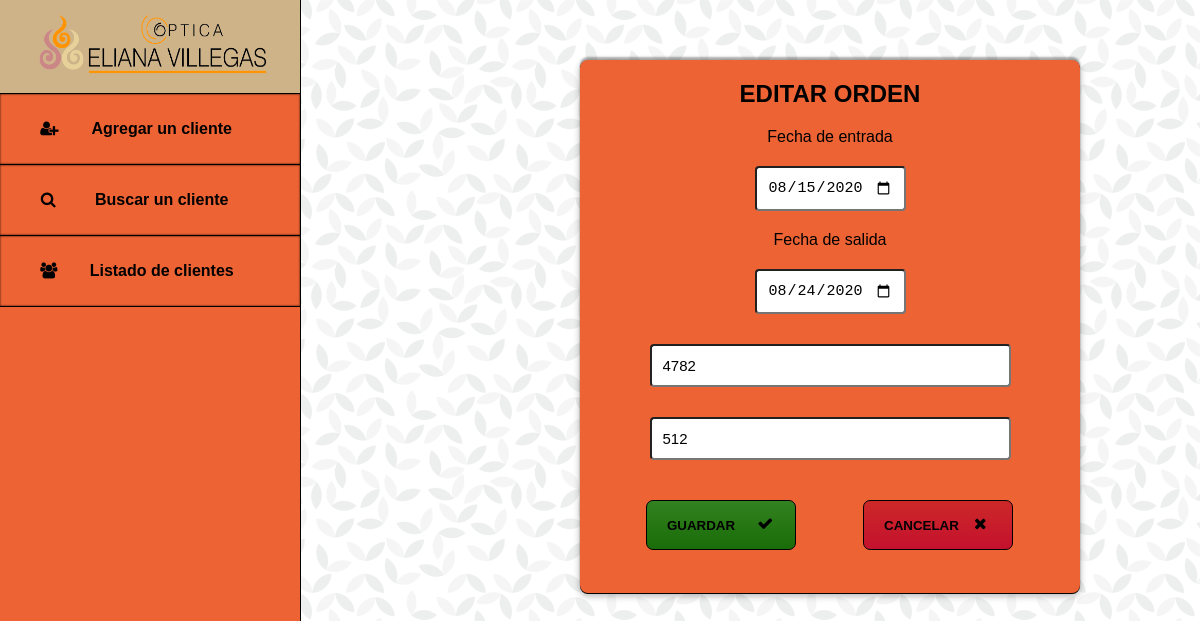
/editar-orden.php?id=4, run on the app's committed database.
### tables this page shows
CREATE TABLE `ordenes_trabajo` (
  `id` int(11) NOT NULL,
  `seña` float DEFAULT NULL,
  `montoTotal` float DEFAULT NULL,
  `fechaEntrada` date DEFAULT NULL,
  `fechaSalida` date DEFAULT NULL,
  `id_cliente` int(11) NOT NULL,
  `borrado` int(11) NOT NULL
);

### controladores/helpers.php (called while the page is built, shortened)
<?php
function encontrarOrdenEditar($db, $id){
    $query = $db->prepare("SELECT * FROM ordenes_trabajo WHERE id = $id");
    $query->execute();
    $orden = $query->fetchAll(PDO::FETCH_ASSOC);
    return $orden;
}
?>

### editar-orden.php (the view, shortened to what this page needs)
<?php
require_once 'conexion.php';
require_once 'controladores/helpers.php';
$erroresEnRegistro = [];
if(!empty($_GET)){
    $id = $_GET['id'];
    $orden = encontrarOrdenEditar($db, $id);
}
?>
<!DOCTYPE html>
<html lang="es">
<head>
    <link rel="stylesheet" type="text/css" href="css/styles.css">
    <link rel="stylesheet" type="text/css" href="css/styles2.css">
    <link rel="stylesheet" href="css/fontello.css">
</head>
<body>
    <?php require_once('menu.php'); ?>
    <section id="section">
        <div class="form-orden">
            <form action="editar-orden.php" method="POST">
                <h2>EDITAR ORDEN</h2>
                <label class="label-orden">Fecha de entrada</label>
                <input type="date" name="fechaEntrada"
                <?php if(empty($_POST)): ?>
                    value="<?= $orden[0]['fechaEntrada'] ?>">
                <?php else: ?>
                    value="<?= persistirDato("fechaEntrada", $erroresEnRegistro) ?>">
                <?php endif;  ?>
                <label class="label-orden">Fecha de salida</label>
                <input type="date" name="fechaSalida"
                <?php if(empty($_POST)): ?>
                    value="<?= $orden[0]['fechaSalida'] ?>">
                <?php else: ?>
                    value="<?= persistirDato("fechaSalida", $erroresEnRegistro) ?>">
                <?php endif;  ?>
                <input name="monto-total" type="text" placeholder="Monto total"
                <?php if(empty($_POST)): ?>
                    value="<?= $orden[0]['montoTotal'] ?>">
                <?php else: ?>
                    value="<?= persistirDato("monto-total", $erroresEnRegistro) ?>">
                <?php endif;  ?>
                <input name="sena" type="text" placeholder="Seña"
                <?php if(empty($_POST)): ?>
                    value="<?= $orden[0]['seña'] ?>">
                <?php else: ?>
                    value="<?= persistirDato("sena", $erroresEnRegistro) ?>">
                <?php endif;  ?>
                <i class="icon-cancel cancel"></i><a href="javascript:history.back()"><input type="button" value="CANCELAR" class="red"></a>
                <i class="icon-ok ok"></i><input type="submit" class="green" value="GUARDAR">
            </form>
        </div>
    </section>
</body>
</html>

### css/styles.css (style rules this page uses)
* { margin: 0px; padding: 0px; }
body { background: url("../img/geometric-leaves.png"); }

### css/styles2.css (style rules this page uses)
#section .form-orden .label-orden { font-family: Arial, Helvetica, sans-serif; display: block; text-align: center; margin-top: 20px; }
#section .form-orden input[type="date"] { display: block; width: 25%; margin: 0px auto; font-size: 15px; padding: 11px; border-radius: 4px; margin-top: 20px; }
#section .form-orden { width: 500px; height: 533px; background: #ee6334; float: left; margin-top: 60px; margin-left: 580px; border-radius: 8px; -webkit-box-shadow: 0px 0px 1px rgba(0, 0, 0, 0.3), 0px 3px 7px rgba(0, 0, 0, 0.3), 0px 1px, 0px -3px 2px rgba(0, 0, 0, 0.3); box-shadow: 0px 0px 1px rgba(0, 0, 0, 0.3), 0px 3px 7px rgba(0, 0, 0, 0.3), 0px 1px, 0px -3px 2px rgba(0, 0, 0, 0.3); }
#section .form-orden h2 { text-align: center; margin-top: 20px; font-family: Arial, Helvetica, sans-serif; }
#section .form-orden input[type="text"] { display: block; width: 67%; margin: 0px auto; font-size: 15px; padding: 11px; border-radius: 4px; margin-top: 30px; }
#section .form-orden .red { background: -webkit-gradient(linear, left top, left bottom, from(#cc2828), to(#c4112e)); background: linear-gradient(to bottom, #cc2828 0%, #c4112e 100%); }
#section .form-orden .green { background: -webkit-gradient(linear, left top, left bottom, from(#338120), to(#196d09)); background: linear-gradient(to bottom, #338120 0%, #196d09 100%); }
#section .form-orden i { display: block; position: absolute; }
#section .form-orden .ok { margin-top: 55px; margin-left: 174px; }
#section .form-orden .cancel { margin-left: 389px; margin-top: 55px; }
#section .form-orden input[type="submit"], #section .form-orden input[type="button"] { display: block; float: right; margin-top: 40px; margin-right: 67px; text-align: start; padding-left: 20px; width: 150px; height: 50px; border-radius: 7px; font-family: Arial, Helvetica, sans-serif; font-weight: bold; border: 1px solid black; cursor: pointer; }

### data on the page
ordenes_trabajo: fechaEntrada "08/15/2020", fechaSalida "08/24/2020", monto-total "4782", sena "512"
